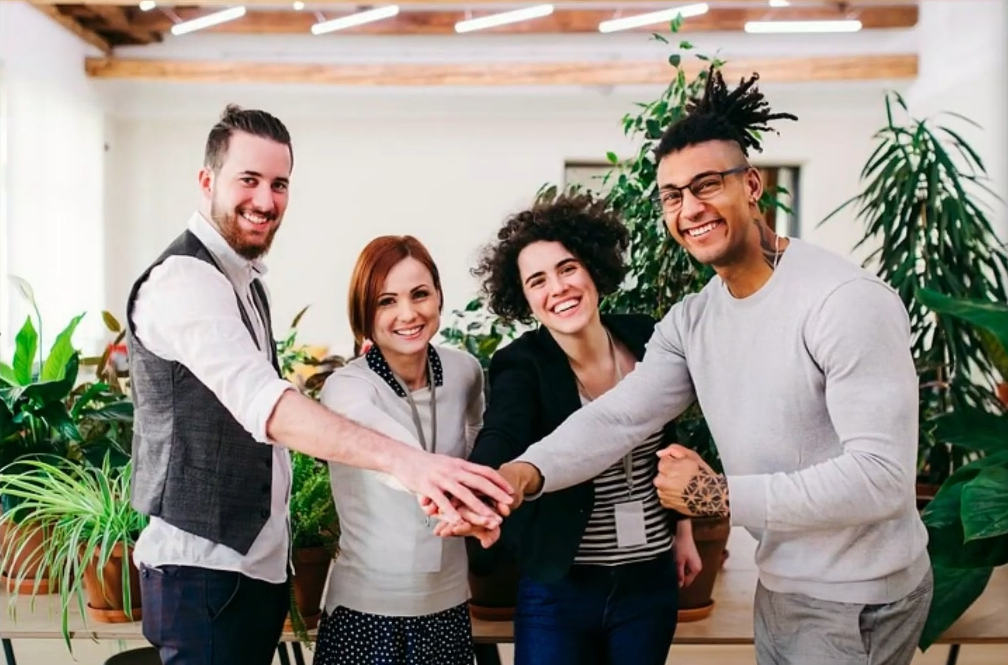
#> input picture Tutorial2D/Gente.png, 1008 x 665 px
$ python 13_Histograma.py
#> lines starting #> are read from the running program, lines starting #| are printed output that depends on the picture
import cv2
import matplotlib.pyplot as plt

imG = cv2.imread('Gente.png', 0)
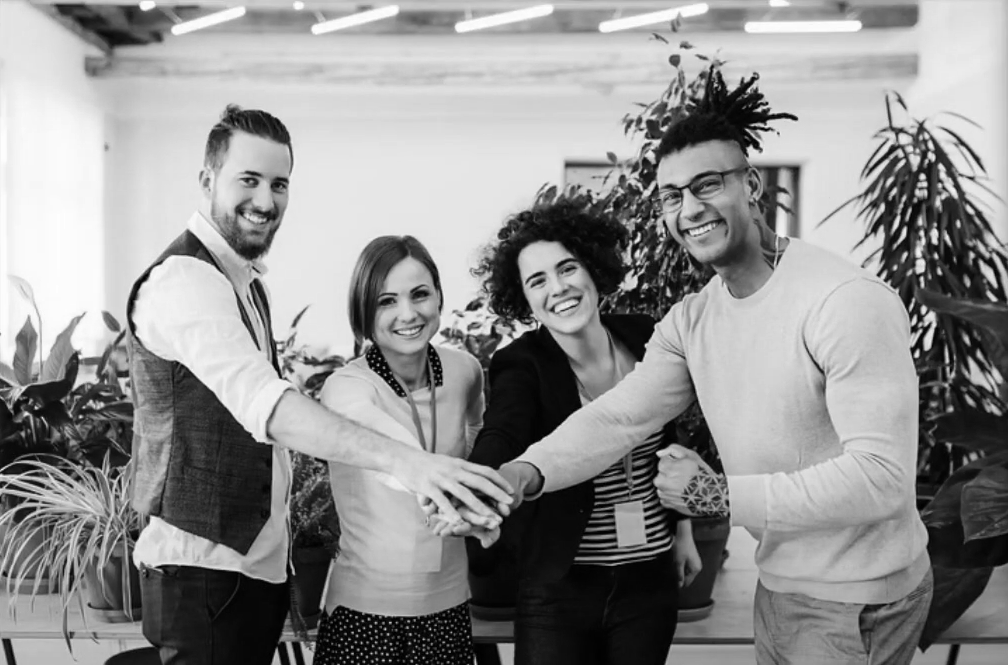
#> imG: shape (665, 1008); min 0, max 255, mean 144.4

hist = cv2.calcHist([imG],[0],None,[256],[0,256])
#> hist = 256 values, max 11279 at index 229, min 4 at index 255, mean 2618.4

plt.plot(hist)
plt.show()
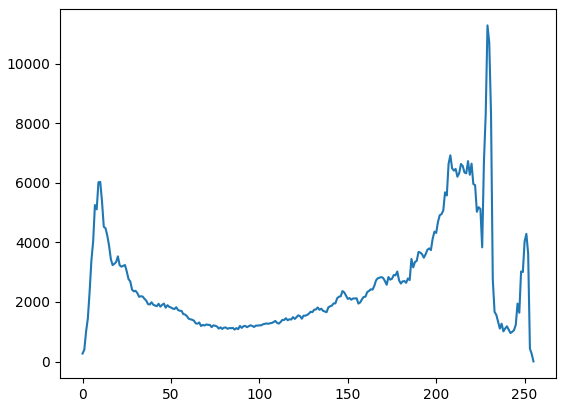
#> figure drawn by matplotlib, 1 panel; curve peaks at x = 229, y = 11279

cv2.waitKey(0)
cv2.destroyAllWindows()

$ run again, with Tutorial2D/Gato.png copied over Tutorial2D/Gente.png
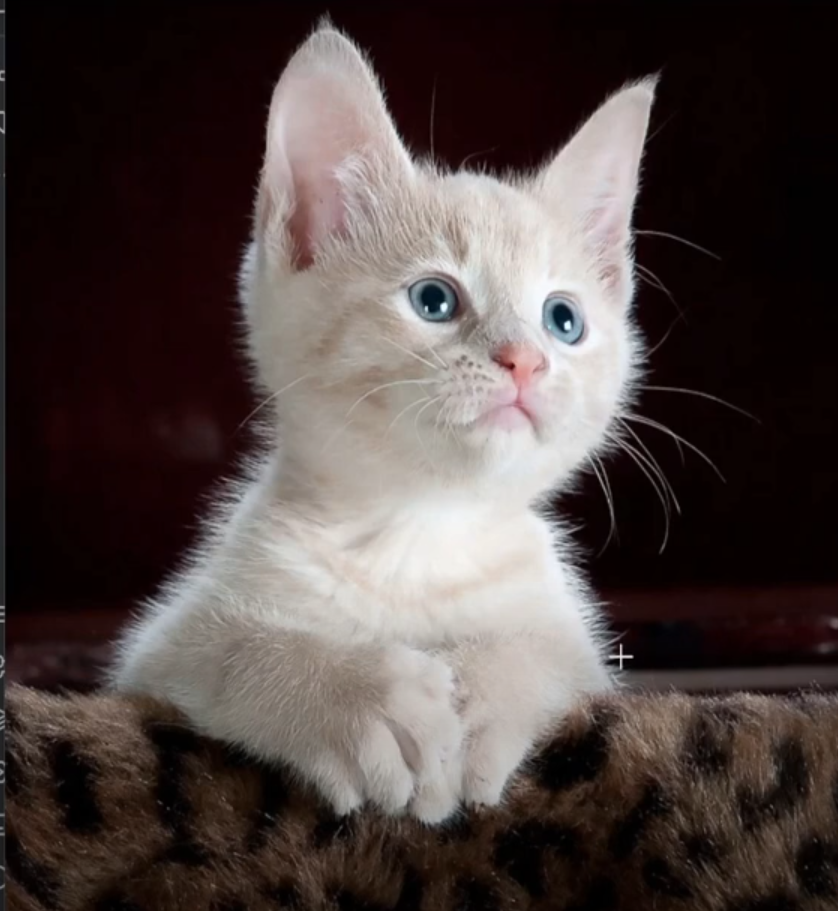
#> input picture Tutorial2D/Gato.png, 838 x 911 px
#> hist = 256 values, max 87580 at index 2, min 0 at index 252, mean 2982.1
#> `plt.show()`:
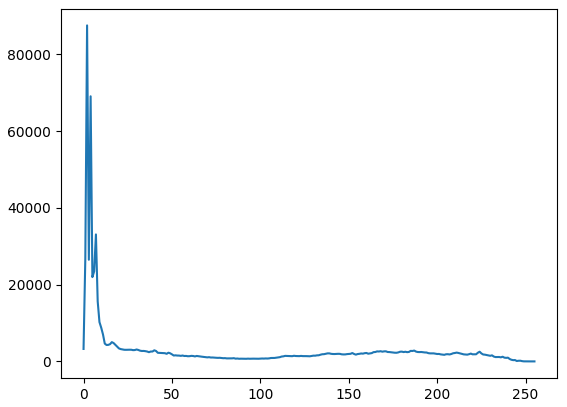
#> figure drawn by matplotlib, 1 panel; curve peaks at x = 2, y = 87580
